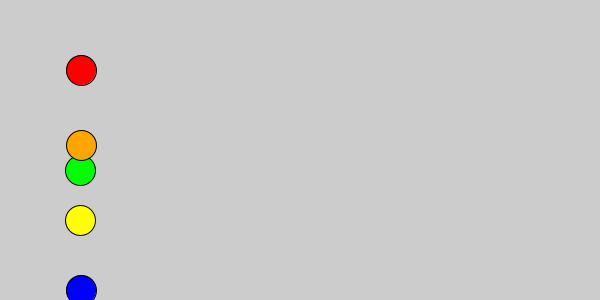
Frame 1 (no input)
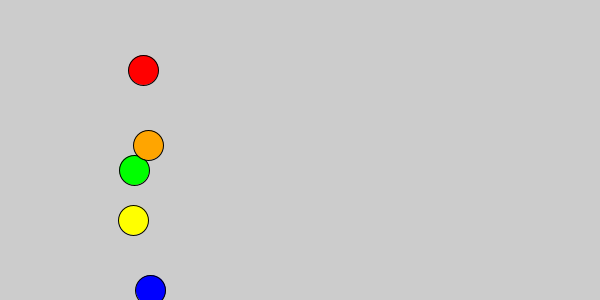
Frame 60 (the mouse pressed at the canvas centre just before this capture)
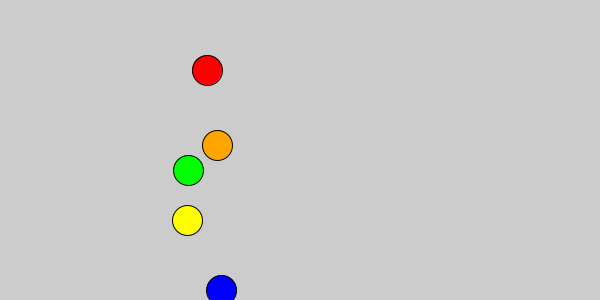
Frame 120 (the mouse held since frame 60 and released just before this capture)

The Processing sketch that drew these frames (run headless with seeded random() and noise(); from frame 60 on, the mouse is pressed at the canvas centre):

// Processing sketch: processing_170521
// ── processing_170521.pde

float speedR, speedG, speedB, speedY, speedO;

void setup() {  //runs once on start
  size(600, 300);
  speedR=random(.8,1.2);
  speedG=random(.8,1.2);
  speedB=random(.8,1.2);
  speedY=random(.8,1.2);
  speedO=random(.8,1.2);
} 

void draw() {  //Loop Continuously
  background(#CCCCCC);
  drawTractor(#FF0000,0,speedR);
  drawTractor(#00FF00,100,speedG);
  drawTractor(#0000FF,220,speedB);
  drawTractor(#FFFF00,150,speedY);
  drawTractor(#FFA500, 75, speedO);
}

void drawTractor(color c, int yStart, float speed){  //runs when called
  resetMatrix();
  translate(frameCount*speed, yStart);
  if (frameCount*speed >= 600-90) {  // stops loop for photo finish when winner finishes
      noLoop();  
      
  
  }
  fill(c);
    ellipse(80, 70, 30, 30);
  
  
  
  
}
